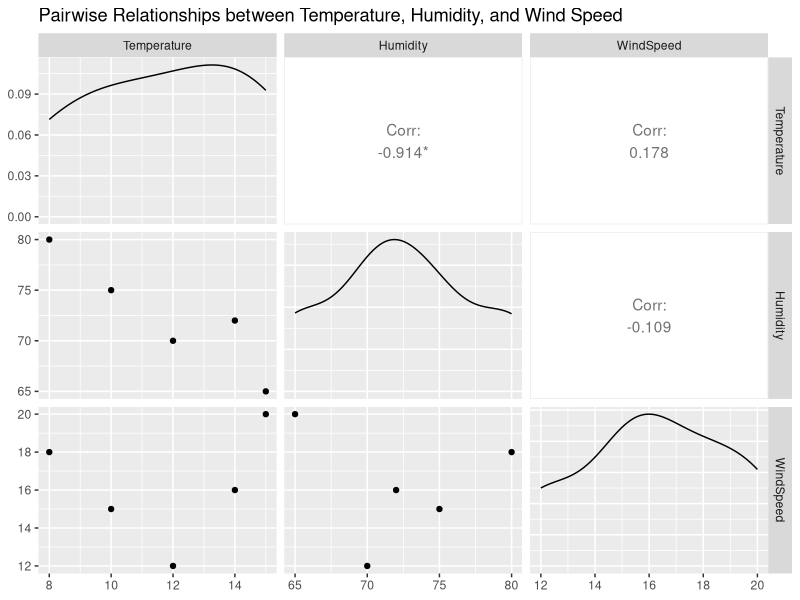

Here is the R script that generated this plot:
# Load necessary libraries
library(ggplot2)
library(GGally)

# Create the data frame
weather_data <- data.frame(
  Date = as.Date(c('2023-01-01', '2023-01-02', '2023-01-03', '2023-01-04', '2023-01-05')),
  Temperature = c(10, 12, 8, 15, 14),
  Humidity = c(75, 70, 80, 65, 72),
  WindSpeed = c(15, 12, 18, 20, 16)
)

# Plot pairwise relationships
ggpairs(weather_data[, -1], title = "Pairwise Relationships between Temperature, Humidity, and Wind Speed")

# Calculate correlation matrix
cor_matrix <- cor(weather_data[, -1])
print(cor_matrix)
